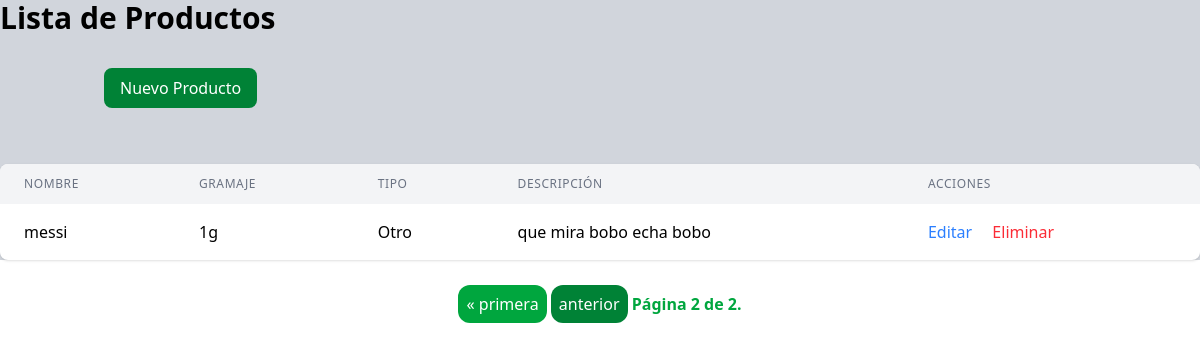
Page /gestion_product/products/?page=2 on the committed database.
### index/modules/products/models.py (models this page shows, shortened)
class Producto(models.Model):
    TYPE_CHOICES = [
        ('Lácteo', 'Lácteo'),
        ('Fruta', 'Fruta'),
        ('Verdura', 'Verdura'),
        ('Carne', 'Carne'),
        ('Bebida', 'Bebida'),
        ('Otro', 'Otro'),
    ]
    nombre = models.CharField(max_length=100)
    gramaje = models.PositiveIntegerField(help_text="Peso en gramos")
    descripcion = models.TextField(blank=True, null=True)
    tipo = models.CharField(max_length=50, choices=TYPE_CHOICES, default='Otro')
    imagen_producto = models.ImageField(upload_to='producto/', blank=True, null=True, default='')

### index/modules/products/view.py (the view)
class ProductoListView(ListView,PermissionRequiredMixin,LoginRequiredMixin):
    model = Producto
    template_name = 'product/list.html'
    context_object_name = 'products'
    paginate_by = 8

### index/templates/product/list.html (shortened to what this page needs)
{% extends 'layout.html' %}
{% block content %}
    <h1 class="text-3xl font-bold">Lista de Productos</h1>
    <div class="container mx-auto px-4 py-8">
    <di class="flex justify-between items-center mb-6">
        <a href="{% url 'product_create' %}" class="bg-green-700 text-white px-4 py-2 rounded-lg hover:bg-green-900">
            Nuevo Producto
        </a>
    </div>
    <div class="bg-white rounded-lg shadow overflow-hidden">
        <table class="min-w-full">
            <thead class="bg-gray-100">
                <tr>
                    <th class="px-6 py-3 text-left text-xs font-medium text-gray-500 uppercase tracking-wider">Nombre</th>
                    <th class="px-6 py-3 text-left text-xs font-medium text-gray-500 uppercase tracking-wider">Gramaje</th>
                    <th class="px-6 py-3 text-left text-xs font-medium text-gray-500 uppercase tracking-wider">Tipo</th>
                    <th class="px-6 py-3 text-left text-xs font-medium text-gray-500 uppercase tracking-wider">Descripción</th>
                    <th class="px-6 py-3 text-left text-xs font-medium text-gray-500 uppercase tracking-wider">Acciones</th>
                </tr>
            </thead>
            <tbody class="divide-y divide-gray-200">
                {% for producto in products %}
                <tr>
                    <td class="px-6 py-4">{{ producto.nombre }}</td>
                    <td class="px-6 py-4">{{ producto.gramaje }}g</td>
                    <td class="px-6 py-4">{{ producto.tipo }}</td>
                    <td class="px-6 py-4">{{ producto.descripcion|truncatechars:50 }}</td>
                    <td class="px-6 py-4">
                        <a href="{% url 'product_update' producto.id %}" class="text-blue-500 hover:text-blue-700 mr-4">Editar</a>
                        <a href="{% url 'product_delete' producto.id %}" class="text-red-500 hover:text-red-700">Eliminar</a>
                    </td>
                </tr>
                {% endfor %}
            </tbody>
        </table>
    </div>
</div>
<div class="text-center my-8">
    <span class="">
        {% if page_obj.has_previous %}
            <a class="p-2 border-none bg-green-600 rounded-xl text-white" href="?page=1">&laquo; primera</a>
            <a class="p-2 border-none bg-green-700 rounded-xl text-white" href="?page={{ page_obj.previous_page_number }}">anterior</a>
        {% endif %}
        <span class="font-bold text-green-600">
            Página {{ page_obj.number }} de {{ page_obj.paginator.num_pages }}.
        </span>
    </span>
</div>
{% endblock %}

### rows in the picture
Producto: nombre "messi", gramaje "1", tipo "Otro", descripcion "que mira bobo echa bobo"

### other values in the picture
{{ page_obj.number }} "2"
{{ page_obj.paginator.num_pages }} "2"
